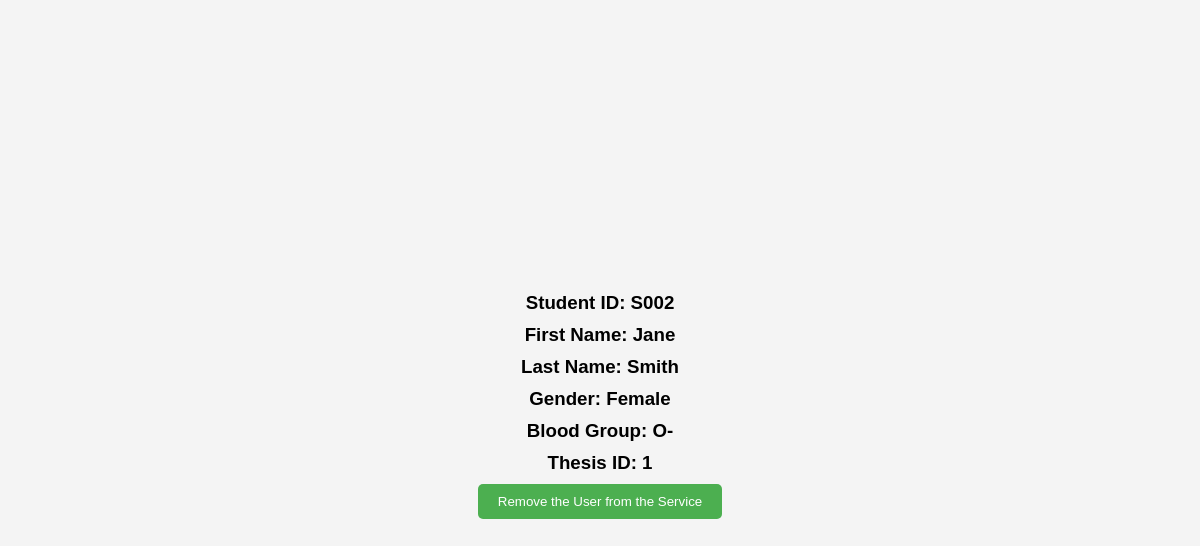
Page /final_pjct/123spring2024cse391/adminswork/student_manage.php?review_id=R001 on the committed database.
### tables this page shows
CREATE TABLE `student` (
  `student_id` varchar(10) NOT NULL,
  `first_name` varchar(10) DEFAULT NULL,
  `last_name` varchar(10) DEFAULT NULL,
  `password` varchar(30) NOT NULL,
  `gender` varchar(10) DEFAULT NULL,
  `email` varchar(30) NOT NULL,
  `blood_group` varchar(10) DEFAULT NULL,
  `thesis` varchar(10) DEFAULT NULL
);

### final_pjct/123spring2024cse391/adminswork/student_manage.php (the view, shortened to what this page needs)
<?php
$conn = getDbConnection();
$review_id = isset($_GET['review_id']) ? $conn->real_escape_string($_GET['review_id']) : null;
$sql_complain_student = "SELECT complain_student_id FROM review WHERE review_id = '$review_id'";
$result_complain_student = $conn->query($sql_complain_student);
if ($result_complain_student->num_rows > 0) {
    $row_complain_student = $result_complain_student->fetch_assoc();
    $complain_student_id = $row_complain_student['complain_student_id'];
    $student_sql = "SELECT * FROM student WHERE student_id = '$complain_student_id'";
    $student_result = $conn->query($student_sql);
    if ($student_result->num_rows == 0) {
        echo "No complain student found for review ID: $review_id";
        header("Location: review.php");
        exit();
    } else {
        $row = $student_result->fetch_assoc();
        $student_id = $row['student_id'];
        $student_f_name = $row['first_name'];
        $student_l_name = $row['last_name'];
        $student_gender = $row['gender'];
        $student_blood_group = $row['blood_group'];
        $student_thesis_id = $row['thesis'];
    }
} else {
    echo "No complain student found for review ID: $review_id";
    exit();
}
?>
<!DOCTYPE html>
<html lang="en">
<head>
</head>
<body>
<div class="student-info">
    <h3>Student ID: <?= htmlspecialchars($student_id) ?></h3>
    <h3>First Name: <?= htmlspecialchars($student_f_name) ?></h3>
    <h3>Last Name: <?= htmlspecialchars($student_l_name) ?></h3>
    <h3>Gender: <?= htmlspecialchars($student_gender) ?></h3>
    <h3>Blood Group: <?= htmlspecialchars($student_blood_group) ?></h3>
    <h3>Thesis ID: <?= htmlspecialchars($student_thesis_id) ?></h3>
    <form method="POST" action="delete.php">
        <button type="submit" onclick="return confirm('Are you sure you want to remove this student?')">Remove the User
            from the Service
        </button>
    </form>
</div>
</body>
</html>

### final_pjct/123spring2024cse391/adminswork/student_manage.php (style rules this page uses)
body { display: flex; justify-content: center; align-items: center; height: 100vh; margin: 0; background-color: #f4f4f4; text-align: center; font-family: Arial, sans-serif; }
.student-info h3 { margin: 10px 0; }
button { padding: 10px 20px; background-color: #4CAF50; color: white; border: none; border-radius: 5px; cursor: pointer; }

### rows in the picture
student: student_id "S002", first_name "Jane", last_name "Smith", gender "Female", blood_group "O-", thesis "1"
